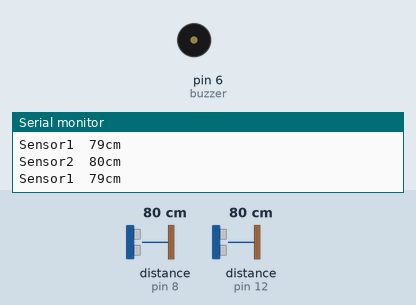
Simulated run of this sketch. Board: Arduino Uno, built with avr-gcc and run on an emulated ATmega328P. On the bench: buzzer (waves = sounding, pin HIGH), the last lines printed to the serial monitor. Wiring (inferred from the names in the program): 2 × ultrasonic range finder: trigger pin 9, echo pin 8 / trigger pin 13, echo pin 12. Inputs (shaded band) come from the test bench; at power-on: distance to the obstacle (sensors on pin 8, pin 12) 80 cm. The echo pulse lasts 58.3 µs per cm; pins used as bus, display or sensor lines are not drawn.

Above: at 1.2 s.
1.3 s: distance to the obstacle (sensor on pin 8) set to 31 cm
4.3 s: distance to the obstacle (sensor on pin 8) set to 26 cm
At 4.48 s:
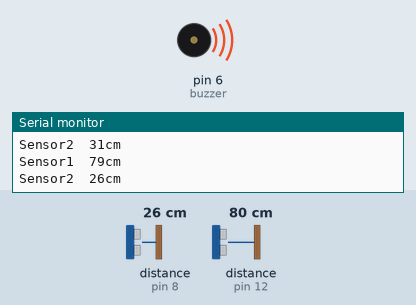
7.3 s: distance to the obstacle (sensor on pin 12) set to 2 cm
10.3 s: distance to the obstacle (sensor on pin 12) set to 35 cm
13.3 s: distance to the obstacle (sensor on pin 8) set to 35 cm
At 14.1 s:
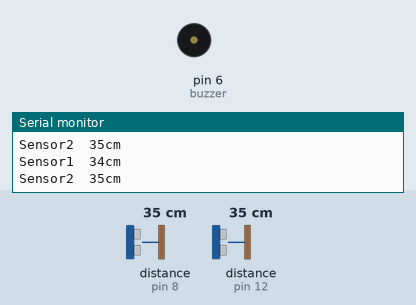
14.8 s: distance to the obstacle (sensor on pin 8) set to 27 cm
At 14.95 s:
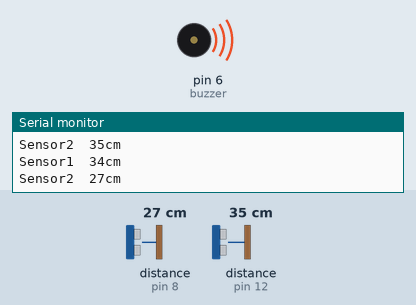
Timing chart, 0 to 18.8 s (numbered marks = the images above; inputs shaded):
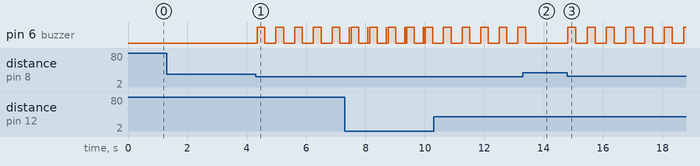

Measured:
- the behaviour switches between 30 and 29 cm on distance to the obstacle (sensor on pin 8) (found by bisection; images 0 and 1)
- after the input at 4.3 s, pin 6 (buzzer): alternates HIGH for 0.26 s and LOW for 0.37 s, starting after 0.06 s
- after the input at 13.3 s, pin 6 (buzzer): goes on until 13.4 s, then stays LOW
- after the input at 14.8 s, pin 6 (buzzer): alternates HIGH for 0.27 s and LOW for 0.38 s, starting at once

The sketch:

original_code.ino
```cpp
int trigPin1=13;
int echoPin1=12;

int trigPin2=9;
int echoPin2=8;

#define buzzer 6

void setup() {
  Serial.begin (9600);
  pinMode(trigPin1, OUTPUT);
  pinMode(echoPin1, INPUT);
   pinMode(trigPin2, OUTPUT);
  pinMode(echoPin2, INPUT);
  pinMode(buzzer, OUTPUT);
}

void loop() {
  long duration1, distance1;
  digitalWrite(trigPin1, LOW);  // Added this line
  delayMicroseconds(2); // Added this line
  digitalWrite(trigPin1, HIGH);
  delayMicroseconds(10); // Added this line
  digitalWrite(trigPin1, LOW);
  duration1 = pulseIn(echoPin1, HIGH);
  distance1 = (duration1/2) / 29.1;

   if (distance1 >= 500 || distance1 <= 0){
    Serial.println("Out of range");
  }
  else {
    Serial.print ( "Sensor1  ");
    Serial.print ( distance1);
    Serial.println("cm");
  }
  if (distance1 < 30) { // This is where the LED On/Off happens

digitalWrite(buzzer,HIGH); // When the Red condition is met, the Green LED should turn off digitalWrite(redLED,LOW);
delay(distance1*10);
digitalWrite(buzzer,LOW);
delay(distance1*12);

} else {

digitalWrite(buzzer,LOW);

}

  delay(50);
long duration2, distance2;
  digitalWrite(trigPin2, LOW);  // Added this line
  delayMicroseconds(2); // Added this line
  digitalWrite(trigPin2, HIGH);
  delayMicroseconds(10); // Added this line
  digitalWrite(trigPin2, LOW);
  duration2 = pulseIn(echoPin2, HIGH);
  distance2= (duration2/2) / 29.1;

   if (distance2 >= 500 || distance2 <= 0){
    Serial.println("Out of range");
  }
  else {
    Serial.print("Sensor2  ");
    Serial.print(distance2);
    Serial.println("cm");
  }
  if (distance2 < 30) { // This is where the LED On/Off happens

digitalWrite(buzzer,HIGH); // When the Red condition is met, the Green LED should turn off digitalWrite(redLED,LOW);
delay(distance2*10);
digitalWrite(buzzer,LOW);
delay(distance2*12);

} else {

digitalWrite(buzzer,LOW);

}


}
```
